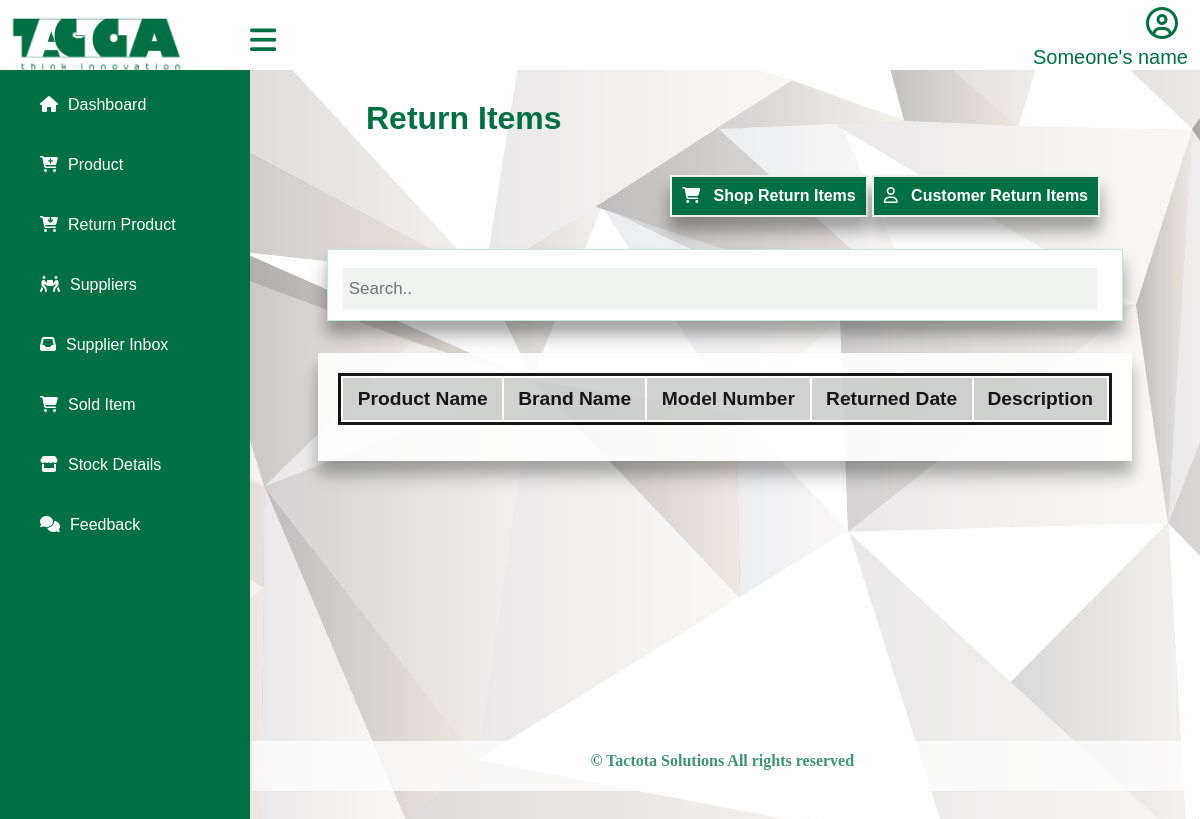
Page /views/returnitems.php on the earlier database version.
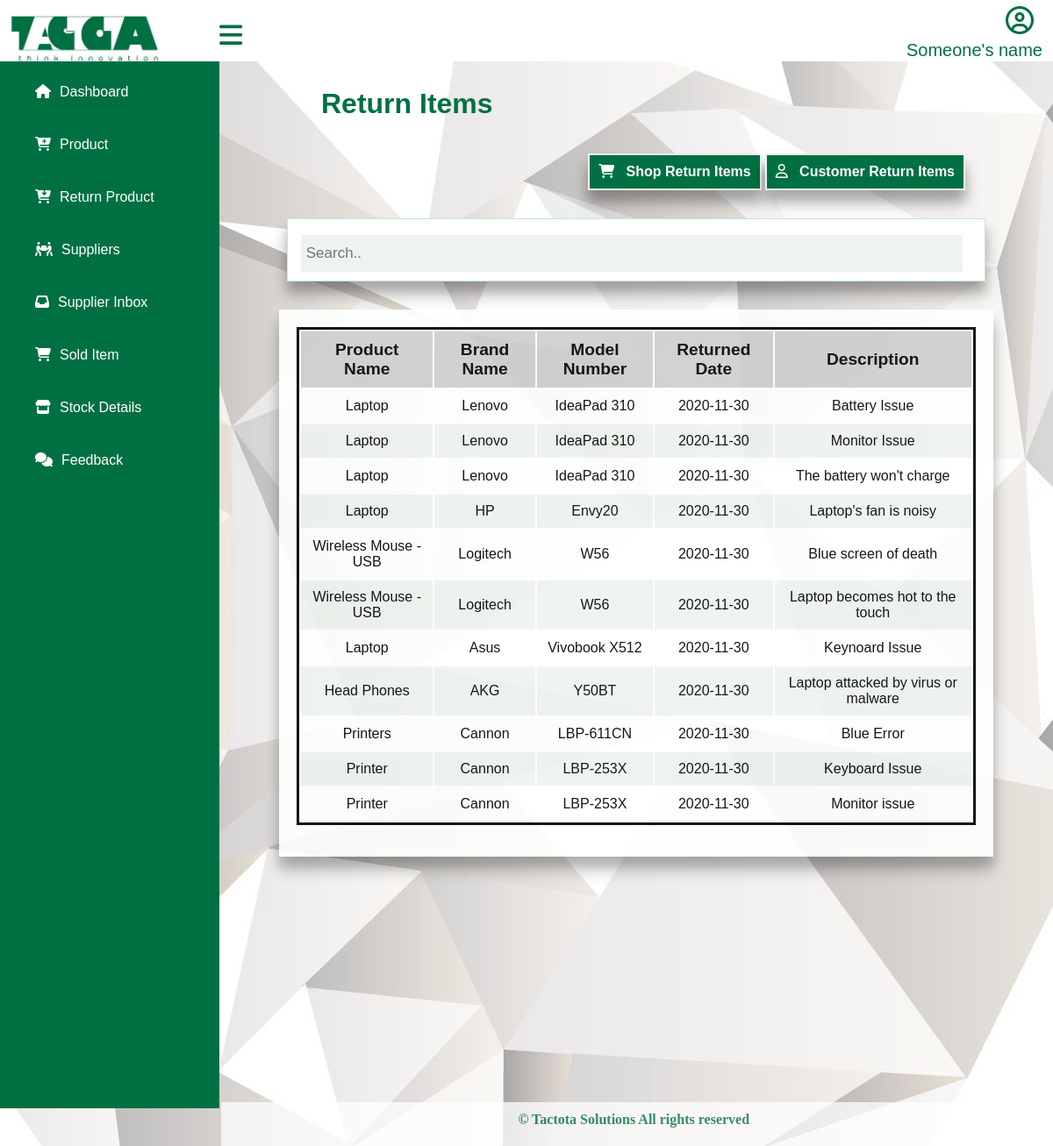
Same page on the later database version.
### tables this page shows
CREATE TABLE `shop_return_items` (
  `sup_id` varchar(30) NOT NULL,
  `serial_no` varchar(50) NOT NULL,
  `returned_date` date NOT NULL,
  `description` varchar(200) NOT NULL
);

CREATE TABLE `product` (
  `p_id` varchar(30) NOT NULL,
  `p_name` varchar(50) NOT NULL,
  `p_cost` int(10) NOT NULL,
  `brand_name` varchar(30) NOT NULL,
  `reorder_level` int(10) NOT NULL,
  `model_no` varchar(30) NOT NULL,
  `quantity` int(10) NOT NULL,
  `warranty` int(10) NOT NULL,
  `product_status` varchar(15) NOT NULL,
  `product_date` date NOT NULL
);

### model/database.php (called while the page is built, shortened)
<?php
class database
{
    private static $_instance;
    private $_connection;
    public static function getInstance() {
        if(!isset(self::$_instance)) {
            self::$_instance = new self();
        }
        return self::$_instance;
    }
    private function __construct() {
        $this->_connection = new mysqli(host, username, password, dbname);
    }
    public function getConnection() {
        return $this->_connection;
    }
}

### controller/inventory_maintain.php (called while the page is built, shortened)
<?php
require_once("../model/inventory_maintain_model.php");
class inventory_maintain
{
    public function __construct()
    {
        $this->inven = new inventory_maintain_model();
    }
    public function display_returnitem_details(){
        return $this->inven->diplay_return_items();
    }
}

### model/inventory_maintain_model.php (called while the page is built, shortened)
<?php
require_once("database.php");
class inventory_maintain_model
{
    public function __construct() {
        $this->mysqli = database::getInstance()->getConnection();
    }
     public function diplay_return_items(){
           $query=$this->mysqli->query("SELECT * FROM shop_return_items INNER JOIN item ON shop_return_items.serial_no=item.serial_no INNER JOIN  product ON item.p_id=product.p_id");
           while ($row = $query->fetch_assoc()) {
            $result[]= $row;
        }
        return $result;
    }
}

### views/returnitems.php (the view)
<?php
  include 'clerk_sidebar.php';
   require '../controller/inventory_maintain.php';
   $data=new inventory_maintain();
   $sql=$data->display_returnitem_details();
?>
<head>
<link rel="stylesheet" href="../public/css/view_user.css">
</head>
<div class="content" style="width:auto;">
    <h1 id="tbl-heading">Return Items</h1><br/>
    <div class="new">
    <a class="add_button" href="#">
        <i class="fa fa-shopping-cart" aria-hidden="true"></i>
        &nbsp&nbspShop Return Items</a>
    <a class="add_button" href="#">
        <i class="fa fa-user-o" aria-hidden="true"></i>
        &nbsp&nbspCustomer Return Items</a>
    </div>
    <div class="search">
    <input type="text" placeholder="Search..">
    </div>
    <div class="view-tbl">
       <table>
            <thead>
                <tr>
                    <th> Product Name</th>
                    <th> Brand Name</th>
                    <th> Model Number</th>
                    <th>Returned Date</th>
                    <th>Description</th>
                </tr>
            </thead>
            <tbody>
            <?php
            foreach ($sql as $k => $v)
            {
                ?>
                <tr>
                    <td><?php echo $sql[$k]["p_name"] ?></td>
		            <td><?php echo $sql[$k]["brand_name"] ?></td>
                    <td><?php echo $sql[$k]["model_no"] ?></td>
                    <td><?php echo $sql[$k]["returned_date"] ?></td>
                    <td><?php echo $sql[$k]["description"] ?></td>
                </tr>
                <?php
            } ?>
            </tbody>
       </table>
    </div>
    <div class="footer">
		<p>© Tactota Solutions All rights reserved </p>
    </div>
</div>

### views/clerk_sidebar.php (shortened to what this page needs)
<!DOCTYPE html>
<html lang="en" dir="ltr">
<head>
    <link rel="stylesheet" href="../public/css/style1.css">
    <link rel="stylesheet" href="../public/css/clerk.css">
    <link rel="stylesheet" href="../public/css/view_user.css">
    <link rel="stylesheet" href="https://cdnjs.cloudflare.com/ajax/libs/font-awesome/5.12.1/css/all.min.css">
</head>
<body>
<header>
    <div class="left_area">
        <table width=100% style="margin:0px;">
            <tr>
                <td>
                    <img src="../public/images/logo-s.jpeg" alt="Logo">
                </td>
                <td>
                    <label for="check"><i class="fas fa-bars" id="sidebar_btn"></i></label>
                </td>
                <td style="width:15%;">
                    <div class="profile-wrapper">
                        <button class="dropbtn">
                            <i class="far fa-user-circle fa-2x"></i></a>
                        </button>
                        <p id="disp-name"> Someone's name  </p>
                    </div>
                </td>
            </tr>
        </table>
    </div>
</header>
<div class="sidebar">
    <a href="clerk.php"><i class="fas fa-home"></i></i><span>Dashboard</span></a>
    <a href="view_all_products.php"><i class="fas fa-cart-plus"></i></i><span>Product</span></a>
    <a href="returnitems.php"><i class="fas fa-cart-arrow-down"></i></i><span>Return Product</span></a>
    <a href="supplier_details.php"><i class="fas fa-people-carry"></i></i><span>Suppliers</span></a>
    <a href="inbox_supplier_reply.php"><i class="fas fa-inbox"></i></i><span>Supplier Inbox</span></a>
    <a href="report_sold_out_items_clerk.php"><i class="fas fa-shopping-cart"></i></i><span>Sold Item</span></a>
    <a href="report_products_clerk.php"><i class="fas fa-store"></i></i><span>Stock Details</span></a>
    <a href="review_clerk.php"><i class="fas fa-comments"></i></i></i><span>Feedback</span></a>
</div>

### public/css/style1.css (style rules this page uses)
body { margin: 0; padding: 0; font-family: "Roboto", sans-serif; background-image: url(../images/12.jpg); }
a { text-decoration:none; }
header { z-index: 1; position: fixed; background: white; width: calc(100% - 0%); top: 0; height: 70px; }
.left_area { margin: 0px; }
.left_area img { width:auto; height:70px; }
.profile-wrapper { overflow: hidden; min-width:150px; max-width: 250px; text-align: right; float:right; margin-right: 10px; }
.profile-wrapper .dropbtn { border: none; outline: none; color:#007042; background-color: inherit; font-family: inherit; margin-right: 0; display: inline-block; }
#disp-name { display: inline-block; color: #007042; font-size: 20px; vertical-align: middle; padding-bottom: 18px; }
.sidebar { z-index: 1; top: 0; background: #007042; margin-top: 70px; padding-top: 5px; position: fixed; left: 0; width: 250px; height: calc(100% - 9%); transition: 0.5s; transition-property: left; overflow-y: auto; }
.sidebar a { color: #fff; font-family: 'Trebuchet MS', 'Lucida Sans Unicode', 'Lucida Grande', 'Lucida Sans', Arial, sans-serif; font-size: 16px; display: block; width: 100%; line-height: 60px; text-decoration: none; padding-left: 40px; box-sizing: border-box; transition: 0.5s; transition-property: background; }
.sidebar i { padding-right: 10px; }
label #sidebar_btn { z-index: 1; color: #007042; position: fixed; cursor: pointer; left: 250px; margin-top: -20px; font-size: 30px; transition: 0.5s; transition-property: color; }
.content { width: calc(100% ); margin-top: 60px; padding: 20px; margin-left: 250px; background-position: center; background-size: cover; height: 100vh; transition: 0.5s; }
button { background-color: #007042; padding: 5px 10px; text-align: center; text-decoration: none; display: inline-block; font-size: 16px; color: #fff; }

### public/css/clerk.css (style rules this page uses)
html,body, div, h1, h2, h3, h4, h5, h6, p { margin: 0; padding: 0; border: 0; font-size: 100%; font: inherit; vertical-align: baseline; }
* { list-style: none; margin:0; padding: 0; box-sizing: content-box; font-family: 'Montserrat', sans-serif; }
p { padding-top: 1.2%; }

### public/css/view_user.css (style rules this page uses)
body { background-color:rgb(238, 238, 238); }
#tbl-heading { margin-left:3em; font-family: 'Trebuchet MS', 'Lucida Sans Unicode', 'Lucida Grande', 'Lucida Sans', Arial, sans-serif; text-align: left; color: #007042; font-weight: bold; margin-top: 20px; margin-bottom: 20px; font-size: 2em; }
.new { margin-right:5em; float: right; margin-bottom:2em; }
.add_button { right: 0px; padding: 10px; box-shadow: 0 12px 12px 0 rgba(0, 0, 0, 0.2), 0 16px 20px 0 rgba(0, 0, 0, 0.19); border: 2px solid #eef3ef; background-color: #007042; text-align: center; text-decoration: none; display: inline-block; font-size: 1em; font-weight: bolder; color: #fff; }
.view-tbl table { border: 3px solid #000; width: 100%; margin-bottom: 1rem; }
.view-tbl tbody tr:nth-child(odd) { background-color: #fff; }
.view-tbl tbody tr:nth-child(even) { background-color: #eef3ef; }
.view-tbl th { font-size: 1.2em; padding:10px; background-color:#cccfcd; font-family: 'Trebuchet MS', 'Lucida Sans Unicode', 'Lucida Grande', 'Lucida Sans', Arial, sans-serif; }
.view-tbl td { font-size: 1em; padding: 10px; text-align: center; outline: none; font-family: 'Trebuchet MS', 'Lucida Sans Unicode', 'Lucida Grande', 'Lucida Sans', Arial, sans-serif; }
.view-tbl { box-shadow: 0 12px 12px 0 rgba(0, 0, 0, 0.2), 0 16px 20px 0 rgba(0, 0, 0, 0.19); display: flex; margin: 2em auto; background:#ffffff; background-size: cover; border:none; width:85%; padding: 20px; align-items: center; text-align: center; opacity: 90%; }
.search { padding:10px; box-shadow: 0 12px 12px 0 rgba(0, 0, 0, 0.2), 0 16px 20px 0 rgba(0, 0, 0, 0.19); margin: 2em auto; background-size: cover; border: 1px solid #c1e9d8; width: 85%; overflow: hidden; background-color: white; text-align: center; }
.search input[type=text] { padding: 6px; background-color: #eef3ef; border: none; margin-top: 8px; margin-right: 10px; font-size: 17px; width:96%; widows: 80%; height: 30px; }
.footer { opacity: 0.75; text-align: center; color:#007042; font-weight: bolder; width:103.4%; background:white; height:50px; margin-left: -2%; margin-top:280px ; font-family: 'Times New Roman', Times, serif; }

Differences in the rows shown:
added shop_return_items: product.p_name "Laptop", product.brand_name "Lenovo", product.model_no "IdeaPad 310", returned_date "2020-11-30", description "Battery Issue"
added shop_return_items: product.p_name "Laptop", product.brand_name "Lenovo", product.model_no "IdeaPad 310", returned_date "2020-11-30", description "Monitor Issue"
added shop_return_items: product.p_name "Laptop", product.brand_name "Lenovo", product.model_no "IdeaPad 310", returned_date "2020-11-30", description "The battery won't charge"
added shop_return_items: product.p_name "Laptop", product.brand_name "HP", product.model_no "Envy20", returned_date "2020-11-30", description "Laptop's fan is noisy"
added shop_return_items: product.p_name "Wireless Mouse - USB", product.brand_name "Logitech", product.model_no "W56", returned_date "2020-11-30", description "Blue screen of death"
added shop_return_items: product.p_name "Wireless Mouse - USB", product.brand_name "Logitech", product.model_no "W56", returned_date "2020-11-30", description "Laptop becomes hot to the touch"
added shop_return_items: product.p_name "Laptop", product.brand_name "Asus", product.model_no "Vivobook X512", returned_date "2020-11-30", description "Keynoard Issue"
added shop_return_items: product.p_name "Head Phones", product.brand_name "AKG", product.model_no "Y50BT", returned_date "2020-11-30", description "Laptop attacked by virus or malware"
added shop_return_items: product.p_name "Printers", product.brand_name "Cannon", product.model_no "LBP-611CN", returned_date "2020-11-30", description "Blue Error"
added shop_return_items: product.p_name "Printer", product.brand_name "Cannon", product.model_no "LBP-253X", returned_date "2020-11-30", description "Keyboard Issue"
added shop_return_items: product.p_name "Printer", product.brand_name "Cannon", product.model_no "LBP-253X", returned_date "2020-11-30", description "Monitor issue"
